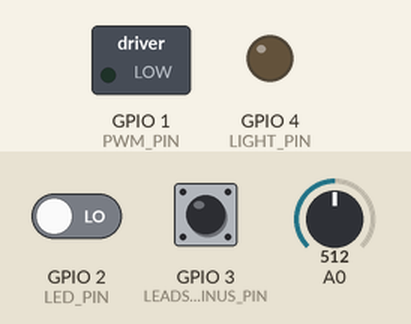
Simulated run of this sketch. Board: ESP8266 (NodeMCU). Parts: switched loads named in the sketch (green lamp = pin HIGH), output pins drawn as LEDs (lit = HIGH). Dashed ring = blinking. The test bench sets the inputs (shaded band); at power-on: A0 = 512, GPIO 2 (LED_PIN) LOW, GPIO 3 (LEADS_OFF_MINUS_PIN) HIGH. WiFi joins after 1.5 s; servers stay silent unless stated; random numbers use the default seed unless the sketch sets one; what the sketch prints to the serial monitor is not drawn.

Above: at 2.7 s.
2.8 s: A0 set to 306
At 2.9 s:
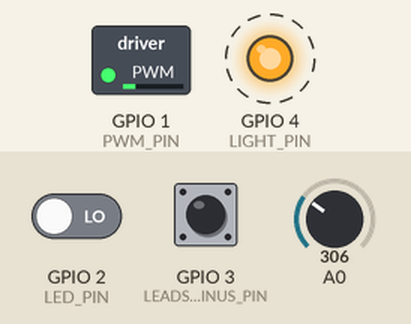
At 4.7 s:
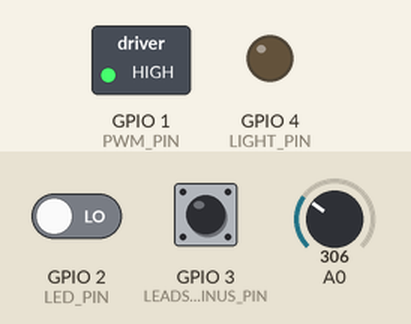
Timing chart, 0 to 6.2 s (numbered marks = the images above; inputs shaded):
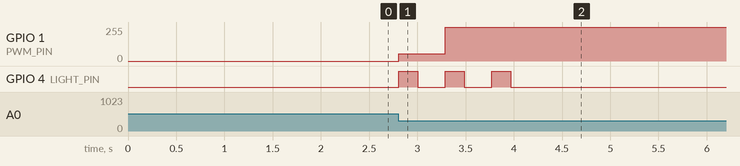

The sketch:

qrs_detector_udp.ino
```cpp
/*
*/

#include <stdio.h>
//https://github.com/blakeMilner/real_time_QRS_detection/blob/master/QRS_arduino/QRS.ino
#include <stdlib.h>
#include <ESP8266WiFi.h>
#include <WiFiUDP.h>

extern "C" {  //required for read Vdd Voltage
#include "user_interface.h"
  // uint16 readvdd33(void);
}

#define ID  1

#define M       5
#define N       30
#define winSize     250 //is this 250 sample per second?
#define HP_CONSTANT   ((float) 1 / (float) M)
#define MAX_BPM     100

// resolution of RNG
#define RAND_RES 100000000

// WIFI
const char* ssid = "kineviz_test";  //  your network SSID (name)
const char* pass = "12345678";       // your network password

//testing with election server
const char* serverIP="192.168.0.101"; //server to send heart beat
//const char* serverIP="192.168.3.1"; //server to send heart beat
unsigned int serverPort = 12346;

//original, separate server
//const char* serverIP="192.168.0.100"; //server to send heart beat
//unsigned int serverPort = 12351;

unsigned int localPort = 12345;      // local port to listen for UDP packets

byte packetBuffer[512]; //buffer to hold incoming and outgoing packets
// A UDP instance to let us send and receive packets over UDP
WiFiUDP Udp;


// pre-recorded ECG, for testing
int s_ecg_idx = 0;
const int S_ECG_SIZE = 226;
const float s_ecg[S_ECG_SIZE] = {1.5984,1.5992,1.5974,1.5996,1.5978,1.5985,1.5992,1.5973,1.5998,1.5976,1.5986,1.5992,1.5972,1.6,1.5973,1.5989,1.5991,1.5969,1.6006,1.5964,1.6,1.5979,1.5994,1.6617,1.7483,1.823,1.8942,1.9581,2.0167,2.0637,2.1034,2.1309,2.1481,2.1679,2.1739,2.1702,2.1543,2.1243,2.0889,2.037,1.982,1.9118,1.8305,1.7532,1.6585,1.6013,1.5979,1.5981,1.5996,1.5972,1.5992,1.599,1.5966,1.6015,1.5952,1.6008,1.5984,1.5953,1.606,1.5841,1.6796,1.9584,2.2559,2.5424,2.835,3.1262,3.4167,3.7061,4.0018,4.2846,4.5852,4.8688,5.1586,5.4686,5.4698,5.1579,4.8687,4.586,4.2833,4.0031,3.7055,3.4164,3.1274,2.8333,2.544,2.2554,1.9572,1.6836,1.5617,1.5143,1.4221,1.3538,1.2791,1.1951,1.1326,1.0407,0.99412,1.0445,1.1262,1.2017,1.2744,1.3545,1.4265,1.5044,1.5787,1.6006,1.5979,1.5988,1.5982,1.5989,1.5982,1.5986,1.5987,1.5983,1.5984,1.5992,1.5965,1.6082,1.6726,1.7553,1.826,1.903,1.9731,2.0407,2.1079,2.166,2.2251,2.2754,2.3215,2.3637,2.396,2.4268,2.4473,2.4627,2.4725,2.4721,2.4692,2.4557,2.4374,2.4131,2.3797,2.3441,2.2988,2.2506,2.1969,2.1365,2.0757,2.0068,1.9384,1.8652,1.7899,1.7157,1.6346,1.5962,1.5997,1.5979,1.5986,1.5989,1.5978,1.5995,1.5976,1.5991,1.5984,1.5981,1.5993,1.5976,1.5993,1.5982,1.5982,1.5993,1.5975,1.5994,1.5981,1.5983,1.5995,1.5967,1.6049,1.6248,1.647,1.664,1.6763,1.6851,1.6851,1.6816,1.6712,1.655,1.6376,1.613,1.599,1.5985,1.5982,1.5989,1.5982,1.5986,1.5987,1.598,1.5991,1.598,1.5987,1.5987,1.598,1.5992,1.5979,1.5988,1.5986,1.598,1.5992,1.5979,1.5988,1.5986,1.598,1.5992,1.5978,1.5989,1.5985,1.5981,1.5992,1.5978,1.599,1.5985,1.5981,1.5992,1.5977,1.599,1.5984,1.5981};

// NodeMCU pin mapping
//const uint8_t D0   = 16;
//const uint8_t D1   = 5;
//const uint8_t D2   = 4;
//const uint8_t D3   = 0;
//const uint8_t D4   = 2;
//const uint8_t D5   = 14;
//const uint8_t D6   = 12;
//const uint8_t D7   = 13;
//const uint8_t D8   = 15;
//const uint8_t D9   = 3;
//const uint8_t D10  = 1;

const int LED_PIN =   LED_BUILTIN;      // the number of the LED pin (digital)
const int LIGHT_PIN = 4;       //D2
const int MOTOR_PIN = 12;      // the number of the MOTOR pin (digital) => D6
const int ECG_PIN =   0;       // the number of the ECG pin (analog)  => A0
const int PWM_PIN =   1;       // the number of the PWM pin (analog)  => D10


// pins for leads off detection
const int LEADS_OFF_PLUS_PIN  = 2;      // the number of the LO+ pin (digital) => D4
const int LEADS_OFF_MINUS_PIN = 3;      // the number of the LO- pin (digital) => D9

// timing variables
unsigned long previousMicros  = 0;        // will store last time LED was updated
unsigned long foundTimeMicros = 0;        // time at which last QRS was found
unsigned long old_foundTimeMicros = 0;        // time at which QRS before last was found
unsigned long currentMicros   = 0;        // current time

#define LED_ON_TIME_MICROS   200000
#define MOTOR_ON_TIME_MICROS 200000

// interval at which to take samples and iterate algorithm (microseconds)
const long PERIOD = 1000000 / winSize; //4000microseconds is each step

// circular buffer for BPM averaging
float bpm = 0;

#define BPM_BUFFER_SIZE 5
unsigned long bpm_buff[BPM_BUFFER_SIZE] = {0};
int bpm_buff_WR_idx = 0;
int bpm_buff_RD_idx = 0;

int tmp = 0;

void setup() {
//  pinMode(LED_BUILTIN, OUTPUT);     // Initialize the LED_BUILTIN pin as an output
  pinMode(LED_PIN, OUTPUT);     // Initialize the LED_BUILTIN pin as an output
  pinMode(LIGHT_PIN, OUTPUT);
//  pinMode(7, OUTPUT);
//  pinMode(MOTOR_PIN, OUTPUT);
  pinMode(ECG_PIN, INPUT);

  // leads for electrodes off detection
  pinMode(LEADS_OFF_PLUS_PIN, INPUT); // Setup for leads off detection LO +
  pinMode(LEADS_OFF_MINUS_PIN, INPUT); // Setup for leads off detection LO -

  // set LED to off
  digitalWrite(LED_PIN, LOW);
  digitalWrite(LIGHT_PIN, LOW);
//  analogWrite(LIGHT_PIN, 0);

  Serial.begin(115200);
//  Serial.begin(9600);
  Serial.println("starting");
  start_wifi();
}


void printWifiStatus() {
  // print the SSID of the network you're attached to:
  Serial.print("SSID: ");
  Serial.println(WiFi.SSID());

  // print your WiFi shield's IP address:
  IPAddress ip = WiFi.localIP();
  Serial.print("IP Address: ");
  Serial.println(ip);
}

void start_wifi(){
    // setting up Station AP
  WiFi.begin(ssid, pass);

  // Wait for connect to AP
  Serial.print("[Connecting]");
  Serial.print(ssid);
  int tries=0;
  while (WiFi.status() != WL_CONNECTED) {
    delay(500);
    Serial.print(".");
    tries++;
    if (tries > 30){
      break;
    }
  }
  Serial.println();


  printWifiStatus();

  Serial.println("Connected to wifi");
  Serial.print("Udp server started at port ");
  Serial.println(localPort);
  Udp.begin(localPort);
}

// the loop function runs over and over again forever
void loop_a() {
  digitalWrite(LED_BUILTIN, LOW);   // Turn the LED on (Note that LOW is the voltage level
                                    // but actually the LED is on; this is because
                                    // it is acive low on the ESP-01)
  delay(10);                      // Wait for a second
  digitalWrite(LED_BUILTIN, HIGH);  // Turn the LED off by making the voltage HIGH
  delay(1000);                      // Wait for two seconds (to demonstrate the active low LED)
}

int cnt = 0;
float delta = 0;
float z = 0.95;

void loop() {
  currentMicros = micros();
//  Serial.println(currentMicros);

  // iterate if it's time for a new data point (according to PERIOD, 4ms)
  if (currentMicros - previousMicros >= PERIOD) {
    // save the last time you blinked the LED
    delta = delta * z + (currentMicros - previousMicros)*(1.0 - z);
//    Serial.println(delta);

    previousMicros = currentMicros;

    // see if it's time to turn LED off
    if((currentMicros - foundTimeMicros) > LED_ON_TIME_MICROS){
      digitalWrite(LED_PIN, HIGH);
      digitalWrite(LIGHT_PIN, LOW);
//      analogWrite(LIGHT_PIN, 0);
    }

    // see if it's time to turn MOTOR off
//    if((currentMicros - foundTimeMicros) > MOTOR_ON_TIME_MICROS){
//      digitalWrite(MOTOR_PIN, LOW);
//    }

    // only read in data and perform detection if leads are on
    boolean QRS_detected = false;

    // only read data if ECG chip has detected that leads are attached to patient
    boolean leads_are_on = (digitalRead(LEADS_OFF_PLUS_PIN) == 0) && (digitalRead(LEADS_OFF_MINUS_PIN) == 0);

    leads_are_on = true;

    if(leads_are_on){
      // read next ECG data point

      boolean UseSimulation = false;
      int next_ecg_pt = 0;
      if(UseSimulation){
        next_ecg_pt = s_ecg[s_ecg_idx++];
        s_ecg_idx %= S_ECG_SIZE;
        QRS_detected = detect(next_ecg_pt);
      }else{
        next_ecg_pt = analogRead(ECG_PIN);
        // give next data point to algorithm
        QRS_detected = detect(next_ecg_pt);
      }

//      Serial.println(next_ecg_pt);

      UDP_sendRaw(next_ecg_pt);
//      analogWrite(LIGHT_PIN, (next_ecg_pt-330) * 3);

      if(QRS_detected == true){
        foundTimeMicros = micros();

        // set the LED with the ledState of the variable:
        digitalWrite(LED_PIN, LOW);
        digitalWrite(LIGHT_PIN, HIGH);
//        analogWrite(LIGHT_PIN, 255);
        Serial.print(delta);
        Serial.println();

        // turn on the motor
//        digitalWrite(MOTOR_PIN, HIGH);

        bpm_buff[bpm_buff_WR_idx] = (60.0 / (((float) (foundTimeMicros - old_foundTimeMicros)) / 1000000.0));
        bpm_buff_WR_idx++;
        bpm_buff_WR_idx %= BPM_BUFFER_SIZE;

        bpm += bpm_buff[bpm_buff_RD_idx];

        tmp = bpm_buff_RD_idx - BPM_BUFFER_SIZE + 1;
        if(tmp < 0) tmp += BPM_BUFFER_SIZE;

        bpm -= bpm_buff[tmp];

        bpm_buff_RD_idx++;
        bpm_buff_RD_idx %= BPM_BUFFER_SIZE;

        old_foundTimeMicros = foundTimeMicros;

//        Serial.println(int(bpm / ((float) BPM_BUFFER_SIZE - 1)));

        int PWM_value = ((float) bpm / (float) MAX_BPM) * 255;

        analogWrite(PWM_PIN, PWM_value);

       UDP_send(bpm / ((float) BPM_BUFFER_SIZE - 1));

      }
    }
  }
}

void UDP_send(float bpm){
  Udp.beginPacket(serverIP, serverPort);
  Udp.write("ID:");
  Udp.print(ID);
  Udp.write("#BPM:");
  Udp.print(bpm);
  Udp.println();
  Udp.endPacket();

  Serial.println("Heatbeat sent to server");
  Serial.println();

}

void UDP_sendRaw(int val){
  Udp.beginPacket(serverIP, serverPort);
  Udp.write("ID:");
  Udp.print(ID);
  Udp.write("#VAL:");
  Udp.print(val);
  Udp.println();
  Udp.endPacket();

  Serial.println("Raw Value sent to server");
  Serial.println();

}


/* Portion pertaining to Pan-Tompkins QRS detection */


// circular buffer for input ecg signal
// we need to keep a history of M + 1 samples for HP filter
float ecg_buff[M + 1] = {0};
int ecg_buff_WR_idx = 0;
int ecg_buff_RD_idx = 0;

// circular buffer for input ecg signal
// we need to keep a history of N+1 samples for LP filter
float hp_buff[N + 1] = {0};
int hp_buff_WR_idx = 0;
int hp_buff_RD_idx = 0;

// LP filter outputs a single point for every input point
// This goes straight to adaptive filtering for eval
float next_eval_pt = 0;

// running sums for HP and LP filters, values shifted in FILO
float hp_sum = 0;
float lp_sum = 0;

// working variables for adaptive thresholding
float treshold = 0;
boolean triggered = false;
int trig_time = 0;
float win_max = 0;
int win_idx = 0;

// numebr of starting iterations, used determine when moving windows are filled
int number_iter = 0;

boolean detect(float new_ecg_pt) {
        // copy new point into circular buffer, increment index
  ecg_buff[ecg_buff_WR_idx++] = new_ecg_pt;
  ecg_buff_WR_idx %= (M+1);


  /* High pass filtering */
  if(number_iter < M){
    // first fill buffer with enough points for HP filter
    hp_sum += ecg_buff[ecg_buff_RD_idx];
    hp_buff[hp_buff_WR_idx] = 0;
  }
  else{
    hp_sum += ecg_buff[ecg_buff_RD_idx];

    tmp = ecg_buff_RD_idx - M;
    if(tmp < 0) tmp += M + 1;

    hp_sum -= ecg_buff[tmp];

    float y1 = 0;
    float y2 = 0;

    tmp = (ecg_buff_RD_idx - ((M+1)/2));
    if(tmp < 0) tmp += M + 1;

    y2 = ecg_buff[tmp];

    y1 = HP_CONSTANT * hp_sum;

    hp_buff[hp_buff_WR_idx] = y2 - y1;
  }

  // done reading ECG buffer, increment position
  ecg_buff_RD_idx++;
  ecg_buff_RD_idx %= (M+1);

  // done writing to HP buffer, increment position
  hp_buff_WR_idx++;
  hp_buff_WR_idx %= (N+1);


  /* Low pass filtering */

  // shift in new sample from high pass filter
  lp_sum += hp_buff[hp_buff_RD_idx] * hp_buff[hp_buff_RD_idx];

  if(number_iter < N){
    // first fill buffer with enough points for LP filter
    next_eval_pt = 0;

  }
  else{
    // shift out oldest data point
    tmp = hp_buff_RD_idx - N;
    if(tmp < 0) tmp += (N+1);

    lp_sum -= hp_buff[tmp] * hp_buff[tmp];

    next_eval_pt = lp_sum;
  }

  // done reading HP buffer, increment position
  hp_buff_RD_idx++;
  hp_buff_RD_idx %= (N+1);


  /* Adapative thresholding beat detection */
  // set initial threshold
  if(number_iter < winSize) {
    if(next_eval_pt > treshold) {
      treshold = next_eval_pt;
    }

                // only increment number_iter iff it is less than winSize
                // if it is bigger, then the counter serves no further purpose
                number_iter++;
  }

  // check if detection hold off period has passed
  if(triggered == true){
    trig_time++;

    if(trig_time >= 100){
      triggered = false;
      trig_time = 0;
    }
  }

  // find if we have a new max
  if(next_eval_pt > win_max) win_max = next_eval_pt;

  // find if we are above adaptive threshold
  if(next_eval_pt > treshold && !triggered) {
    triggered = true;

    return true;
  }
        // else we'll finish the function before returning FALSE,
        // to potentially change threshold

  // adjust adaptive threshold using max of signal found
  // in previous window
  if(win_idx++ >= winSize){
    // weighting factor for determining the contribution of
    // the current peak value to the threshold adjustment
    float gamma = 0.175;

    // forgetting factor -
    // rate at which we forget old observations
                // choose a random value between 0.01 and 0.1 for this,
    float alpha = 0.01 + ( ((float) random(0, RAND_RES) / (float) (RAND_RES)) * ((0.1 - 0.01)));

                // compute new threshold
    treshold = alpha * gamma * win_max + (1 - alpha) * treshold;

    // reset current window index
    win_idx = 0;
    win_max = -10000000;
  }

        // return false if we didn't detect a new QRS
  return false;

}
```

Measured:
- after the input at 2.8 s, GPIO 1 (PWM_PIN): 0/255 → 53/255 at once, → 255/255 0.48 s later; GPIO 4 (LIGHT_PIN): alternates HIGH for 0.20 s and LOW for 0.28 s, 6 changes in all, then stays LOW, starting at once
